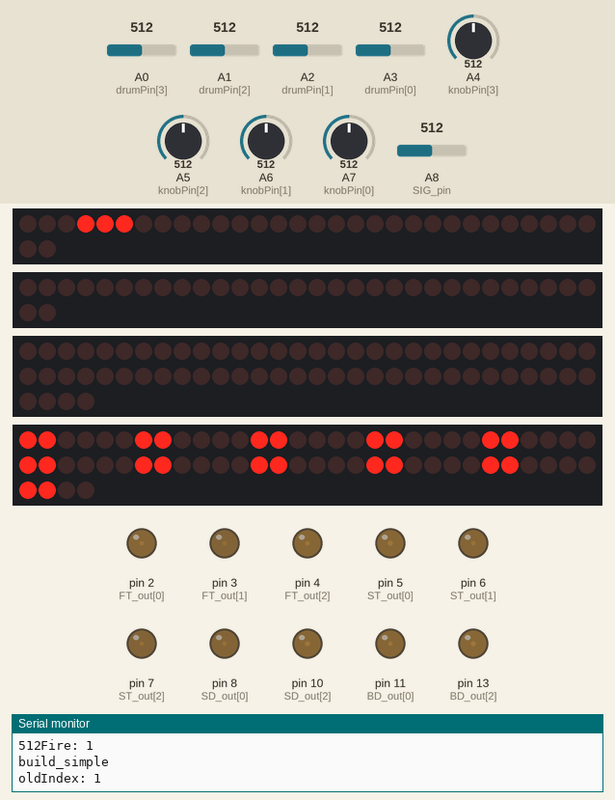
The sketch below on a simulated Arduino Mega 2560, built with avr-gcc and run on an emulated ATmega2560. Shown: 2 × 32 shift-register outputs drawn as a row of LEDs (first output left, lit = HIGH), 2 × 64 shift-register outputs drawn as a row of LEDs (first output left, lit = HIGH), output pins drawn as LEDs (lit = HIGH), the last lines printed to the serial monitor. Wiring (inferred from the names in the program): 2 × 4 × shift register (74HC595): latch pin 53 / latch pin 47; 2 × 8 × shift register (74HC595): latch pin 9 / data pin 49, shift clock pin 46, latch pin 12. Wiring (inferred from the signals the program sends): 4 × row of LEDs: on Q0, Q1, Q2, Q3, Q4, Q5, Q6, Q7, Q8, Q9, Q10, Q11, Q12, Q13, Q14, Q15, Q16, Q17, Q18, Q19, Q20, Q21, Q22, Q23, Q24, Q25, Q26, Q27, Q28, Q29, Q30, Q31 / on Q0, Q1, Q2, Q3, Q4, Q5, Q6, Q7, Q8, Q9, Q10, Q11, Q12, Q13, Q14, Q15, Q16, Q17, Q18, Q19, Q20, Q21, Q22, Q23, Q24, Q25, Q26, Q27, Q28, Q29, Q30, Q31 / on Q0, Q1, Q2, Q3, Q4, Q5, Q6, Q7, Q8, Q9, Q10, Q11, Q12, Q13, Q14, Q15, Q16, Q17, Q18, Q19, Q20, Q21, Q22, Q23, Q24, Q25, Q26, Q27, Q28, Q29, Q30, Q31, Q32, Q33, Q34, Q35, Q36, Q37, Q38, Q39, Q40, Q41, Q42, Q43, Q44, Q45, Q46, Q47, Q48, Q49, Q50, Q51, Q52, Q53, Q54, Q55, Q56, Q57, Q58, Q59, Q60, Q61, Q62, Q63 / on Q0, Q1, Q2, Q3, Q4, Q5, Q6, Q7, Q8, Q9, Q10, Q11, Q12, Q13, Q14, Q15, Q16, Q17, Q18, Q19, Q20, Q21, Q22, Q23, Q24, Q25, Q26, Q27, Q28, Q29, Q30, Q31, Q32, Q33, Q34, Q35, Q36, Q37, Q38, Q39, Q40, Q41, Q42, Q43, Q44, Q45, Q46, Q47, Q48, Q49, Q50, Q51, Q52, Q53, Q54, Q55, Q56, Q57, Q58, Q59, Q60, Q61, Q62, Q63. The inputs (shaded band) are chosen by the test bench; at power-on: A6 (knobPin[1]) = 512, A0 (drumPin[3]) = 512, A1 (drumPin[2]) = 512, A2 (drumPin[1]) = 512, A3 (drumPin[0]) = 512, A4 (knobPin[3]) = 512, A5 (knobPin[2]) = 512, A7 (knobPin[0]) = 512, A8 (SIG_pin) = 512. Random numbers use the default seed unless the sketch sets one; pins used as bus, display or sensor lines are not drawn.

Above: at 6.35 s.
6.6 s: A6 (knobPin[1]) set to 30
At 7.97 s:
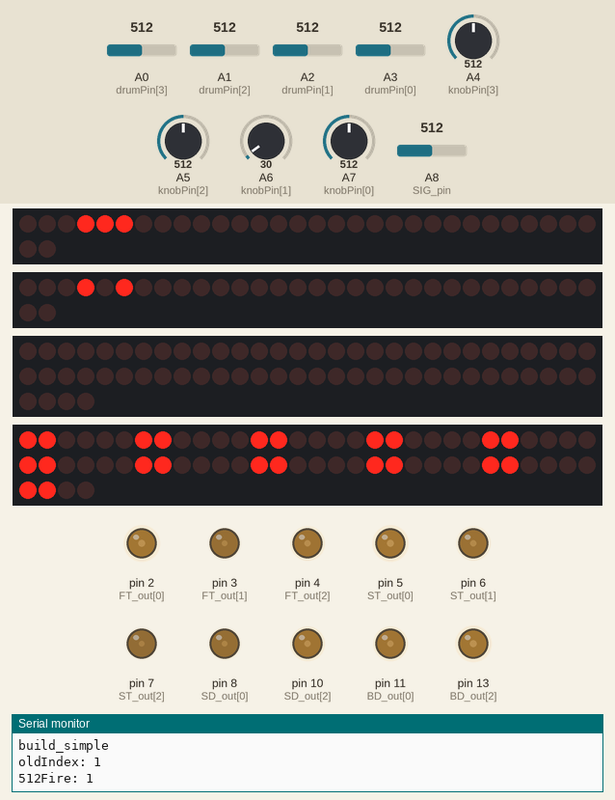
9.5 s: A0 (drumPin[3]) set to 30
At 11.16 s:
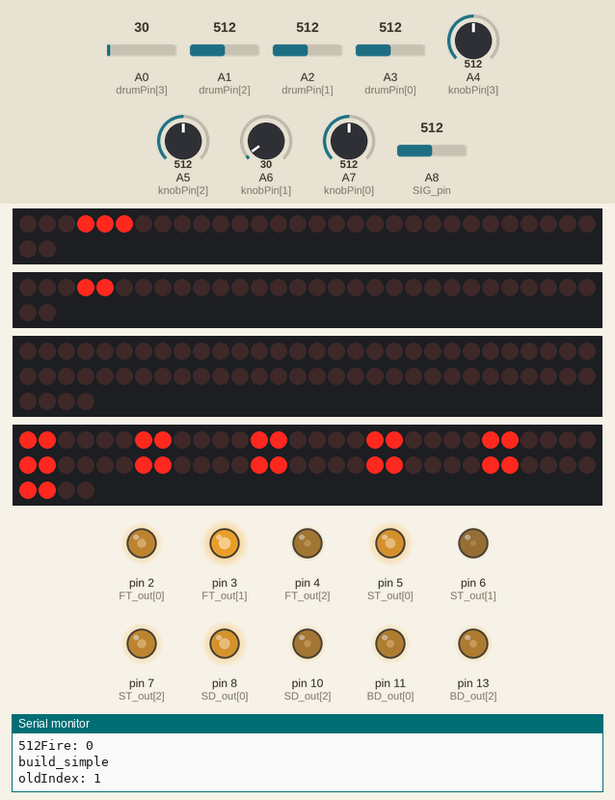
11.3 s: A1 (drumPin[2]) set to 30
At 16.94 s:
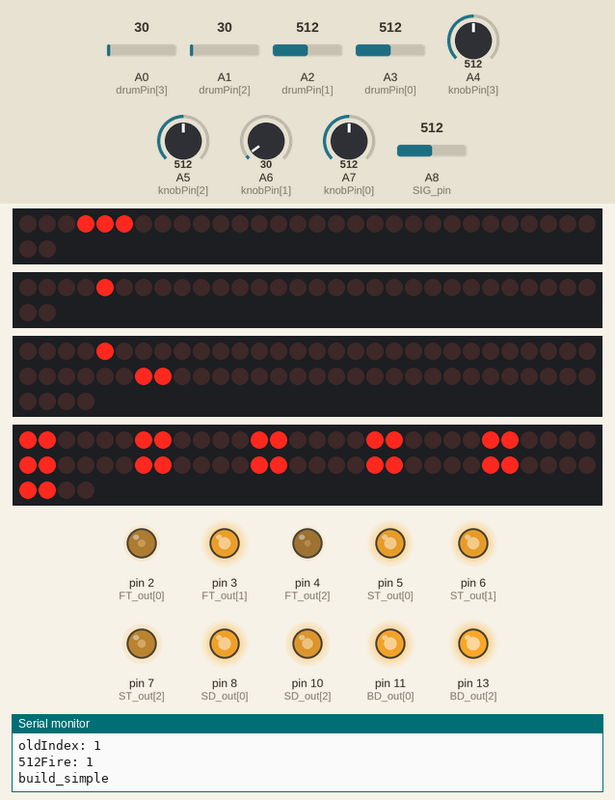
Timing chart, 0 to 19.0 s (numbered marks = the images above; inputs shaded):
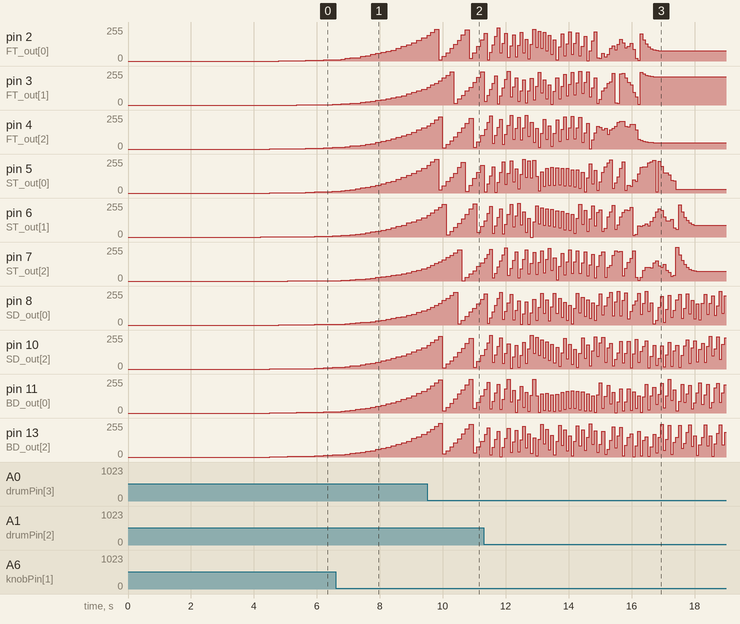

The sketch:

BAM.ino
```cpp
//  MINI-LIBRARY: BAM v1.0
//  by David Mayman
//  3/9/2013
//
//  Lot of code from:
//  Created 22 May 2009
//  Created 23 Mar 2010
//  by Tom Igoe
//
//  This code drives leds using daisy chained 595 shiftregisters.
//
//  IMPLEMENTATION
//
//  BAM_Initialize() - MUST BE CALLED in setup()
//
//  setAllChannelsTo(val) does just that
//
//  setChannel(channel, val) does just that
//
//  setChannels(channels[], length) - this accepts an array of all the channels
//  (or of the first however many) and the array length and sets those channels


#include <SPI.h>
#include <TimerThree.h>


//
// Pins on arduino mega
//
//Pin connected to latch pin (ST_CP) of 74HC595
const int latchPin = 53;
//Pin connected to clock pin (SH_CP) of 74HC595
const int clockPin = 52;
////Pin connected to Data in (DS) of 74HC595
const int dataPin = 51;

//
// constants
//
#define PWM_FREQ 100 // hz
#define PWM_STEPS 256 // PWM resolution - set to 256 when using bam
#define BAM_STEPS 8 // how many times BAM updates are done each cycle
#define TICKER_STEP 256/PWM_STEPS
#define NUM_SHIFT_REGS 4
#define NUM_CHANNELS NUM_SHIFT_REGS*8


//
// Global variables
//
// holds the current pwm values of pins to be sent by interrupt
volatile unsigned char pwmValues[NUM_CHANNELS];
volatile byte bamLookup[BAM_STEPS*NUM_SHIFT_REGS]; // precalculate the bytes to send every time the PWM values change
volatile byte pwmLookup[PWM_STEPS*NUM_SHIFT_REGS];// precalculate the bytes to send to 595 for pwm


/*
  Precalculate the bytes to send for each time slice. Call everytime you update or change
  pwmvalues.

*/
void precalcBamBytes() {
  byte bytesToSend[NUM_SHIFT_REGS];

  for(int slice=0;slice<BAM_STEPS;slice++) {
    unsigned char sliceMask = (1 << slice);
    // generate one byte per register
    for(unsigned char regNo = 0 ;regNo<NUM_SHIFT_REGS;regNo++) {
      bytesToSend[regNo]  = 0;
      // loop bits of each register
      for(unsigned char ch = 0;ch<8;ch++){
        // test if the pwm value has the current slicebit 1
        if( (pwmValues[regNo*8+ch] & sliceMask) == sliceMask) {
          // turn on channel 0-7
          bytesToSend[regNo] |= (1 << ch);
        }

      }
      bamLookup[slice*NUM_SHIFT_REGS + regNo] = bytesToSend[regNo];
    }

  }

}


// the current data that has last been sent to shift registers
//byte *shiftRegValues;

// interrupt counter
volatile byte ticker = 0;


void BAM_initialize() {
  //set pins to output because they are addressed in the main loop
  pinMode(latchPin, OUTPUT);
  pinMode(dataPin, OUTPUT);
  pinMode(clockPin, OUTPUT);


  // serial communication to 595s
  SPI.begin();
  SPI.setClockDivider(SPI_CLOCK_DIV2);

  // Activate the interrupt
  // calculate how many times per sec the ISR ISR is called
  // to get the requested pwm frequency
  Timer3.initialize(1000000/PWM_FREQ/PWM_STEPS); // Timer for updating pwm pins
  Timer3.attachInterrupt(iUpdateBAM3);

}


/*
  Sends a byte array using SPI to 595 shift registers
*/
void sendSPI(volatile byte *valuesToSend, int from, int to) {
  // latch off
  digitalWrite(latchPin, LOW);
  // send bytes the last register first
  for(int i = to-1; i>=from;i--) {
    SPI.transfer(valuesToSend[i]);
  }
   // latch on
  digitalWrite(latchPin, HIGH);
}


void setAllChannelsTo(byte duty) {
  for(int i = 0;i<NUM_CHANNELS;i++) {
    pwmValues[i] = duty;
  }
  precalcBamBytes();
}

void setChannel(int ch,byte duty) {
  pwmValues[ch] = duty;
  precalcBamBytes();
}
void setChannels(byte channelsArray[], int n) {
  for (int i=0; i<n; i++){
    pwmValues[i] = channelsArray[i];
  }
  precalcBamBytes();
}


/*

  Bit Angle modulation. Faster version that uses precalculated data for each slice.
  Mighty fast compared to the other version.

  This version also divides
  the bits 6 and 7 to 32 tick slices to smoothen the transitions over 126->127


*/
void iUpdateBAM3() {
  // update ticker and reset if rolls over
  ticker++;
  if(ticker > PWM_STEPS) {
    ticker = 0;
  }

  // find out timeslice startpoint we are at
  unsigned char slice;
  if(ticker == 0) {
    slice = 0;
  }
  else if(ticker == 1) {
    slice = 1;
  }
  else if(ticker == 3) {
    slice = 2;
  }
  else if(ticker == 7) {
    // B3 - 8 long
    slice = 3;
  }
  else if(ticker == 15) {
    // B5 - 32 long
    slice = 5;
  }
  else if(ticker == 47) {
    // B4 - 16
    slice = 4;
  }
  else if(ticker == 63) {
    // B7A - 32 long
    slice = 7;
  }
  else if(ticker == 95) {
    // B6A - 32 long
    slice = 6;
  }
  else if(ticker == 127) {
    // B7B - 32 long
    slice = 7;
  } else if(ticker == 159) {
    // B6B - 32 long
    slice = 6;
  }else if(ticker == 191) {
    // B7C - 32 long
    slice = 7;
  } else if(ticker == 223) {
    // B7D - 32 long
    slice = 7;
  }

  else {
    // no actions required
    return;
  }

  // update registers. The lookup table is recalculated always when setting pwm values.
  sendSPI(bamLookup,slice*NUM_SHIFT_REGS,slice*NUM_SHIFT_REGS + NUM_SHIFT_REGS);


}
```

LIGHT_UPS_v0_1.ino
```cpp
//  LIGHT_UPS v0.1
//  by David Mayman
//  3/12/2013
//
//  This code drives the custom build drum LIGHT_UPS machine.
//
//  It requires the following libraries:
//  StackArray -- Timer 3 -- SPI
//
//  It requires the following mini-libraries:
//  BAM -- MUX -- MultiButtonDebounce
//


/*----------------------------------*/
/*-----------DECLARATION------------*/
/*----------------------------------*/

#define MAX_FADE_TIME 5000 //in ms -- this value is changeable
#define RESOLUTION 10 // in ms -- how often the lights are changed
#define MAXSTACKLENGTH (MAX_FADE_TIME / RESOLUTION)

//stack definitions
byte BD_rgb_stack[MAXSTACKLENGTH][3];
byte SD_rgb_stack[MAXSTACKLENGTH][3];
byte ST_rgb_stack[MAXSTACKLENGTH][3];
byte FT_rgb_stack[MAXSTACKLENGTH][3];

int BD_index=0;
int SD_index=0;
int ST_index=0;
int FT_index=0;

int BD_total=0;
int SD_total=0;
int ST_total=0;
int FT_total=0;

//declare build function prototypes (because of referenced attribute)
void build_simple(byte (&drumArray)[MAXSTACKLENGTH][3], int &index, int &total, int reading);


//declare knobs analog input pins
int knobPin[] = {A7, A6, A5, A4};
int knobs[4];

//declare drum input pins
int drumPin[] = {A3, A2, A1, A0};

//declare drum output pins
int BD_out[] = {11,12,13}; //rgb
int SD_out[] = {8,9,10}; //rgb
int ST_out[] = {5,6,7}; //rgb
int FT_out[] = {2,3,4}; //rgb

//drum trigger threshold
int hitThreshold = 400;

//attack, release
#define ATTACK_MAX 1500
#define RELEASE_MAX 3500
int attk = 0;
int rls = 0;
int attkVal = attk/RESOLUTION;
int rlsVal = rls/RESOLUTION;

//for MultiButtonDebounce mini-library:
byte buttons[] = {0, 1, 2, 3, 4, 5, 6, 7, 8, 9, 10, 11, 12, 50}; // the analog 0-5 pins are also known as 14-19
// This handy macro lets us determine how big the array up above is, by checking the size
#define NUMBUTTONS sizeof(buttons)
// we will track if a button is just pressed, just released, or 'currently pressed'
byte pressed[NUMBUTTONS], justpressed[NUMBUTTONS], justreleased[NUMBUTTONS];


/*----------------------------------*/
/*--------INITIALIZATION------------*/
/*----------------------------------*/

void setup(){
 Serial.begin(9600);

 MUX_initialize();
 BAM_initialize();

 for (int i=0; i<3; i++){
   pinMode(BD_out[i], OUTPUT);
   pinMode(SD_out[i], OUTPUT);
   pinMode(ST_out[i], OUTPUT);
   pinMode(FT_out[i], OUTPUT);
 }

 for (int j=0; j<27; j=j+3){
   setChannel(j,255);
   setChannel(j+1,255);
   setChannel(j+2,255);
   delay(5);
  setChannel(j,0);
   setChannel(j+1,0);
   setChannel(j+2,0);
   delay(5);
 }

 for (int j=22; j<45; j++){
   digitalWrite(j,HIGH);
   delay(5);
 }

 setAllChannelsTo(0);
}

void check_switches_test(){
  int temp = readMux(1);
 if (temp > 1){
  Serial.println(temp);
 }
}

void loop(){


/*----------------------------------*/
/*--------------THE ASK-------------*/
/*----------------------------------*/
debug();
check_switches();
check_knobs();
//analyze();
check_drums();
execute();


} // end loop()


void check_knobs(){
  for (int i=0; i<4; i++){
    knobs[i] = analogRead(knobPin[i]);
  }

  attk = mapf(knobs[0], 0, 1024, 0, ATTACK_MAX);
  rls = mapf(knobs[1], 0, 1024, 1, RELEASE_MAX);


   attkVal = ceil(float(attk)/RESOLUTION);
   rlsVal = ceil(float(rls)/RESOLUTION);


}

void check_drums(){
  for (byte i = 0; i<4; i++){
    int reading = analogRead(drumPin[i]);

     if (reading > hitThreshold){
       Serial.print(reading);
       fire(i, reading);
     }
  }
  //DEBUG
  if (justpressed[1]){
    fire(1,1024);
  }
}
int checkIndex(int &index){
  if (index >= MAXSTACKLENGTH){
    index=MAXSTACKLENGTH;
  } else {
    index++;
  }
}
void showDrumArray(byte (&array)[MAXSTACKLENGTH][3]){ //debug
   Serial.println(SD_total);
  for (int i=0; i<SD_total; i++){
     for (int j=0; j<1; j++){
    if (j==0){ Serial.print("R");}
    else if (j==1){ Serial.print("G");}
    else if (j==2){ Serial.print("B");}
    Serial.print(i);
    Serial.print(": ");
    Serial.println(array[i][j]);
     }
  }
}

void fire(byte drum, int reading){
  Serial.print("Fire: ");
  Serial.println(drum);
    //if switches are active...etc.
     if (drum==0){
      build_simple(BD_rgb_stack, BD_index, BD_total, reading);
    } else if (drum==1){
      build_simple(SD_rgb_stack, SD_index, SD_total, reading);
    } else if (drum==2){
      build_simple(ST_rgb_stack, ST_index, ST_total, reading);
    } else if (drum==3){
      build_simple(FT_rgb_stack, FT_index, FT_total, reading);
    }

}


void build_simple(byte (&drumArray)[MAXSTACKLENGTH][3], int &index, int &total, int reading){
  //builds a simple stack
  Serial.println("build_simple");
  //clear old values
  int oldIndex = index;
  int oldTotal = total;
  index = 0;
  //memset(drumArray, 0, sizeof(drumArray[0][0]) * MAXSTACKLENGTH * 3);

  Serial.print("oldIndex: ");
  Serial.println(oldIndex);

  //start building
  float A=0;
  float B=255;
  float rando[] = {float(random(0,100))/100, float(random(0,100))/100, float(random(0,100))/100};

  /*while (rando[0]+rando[1]+rando[2] < 1.5){
    rando[0] = float(random(0,100))/100;
    rando[1] = float(random(0,100))/100;
    rando[2] = float(random(0,100))/100;
  }*/

  total = attkVal + rlsVal;

  for (int i=0; i<=(attkVal + rlsVal); i++){
    float x;
    float z[3]; //attack add variable
    int attkAdd[3];
    //attack
    if (attkVal > 0 && i<=attkVal){
      float v = i / float(attkVal);
      v = v*v*v;
      x = (B * v) + (A * (1 - v));

      for (int j=0; j<3; j++){
        float v2 = (oldIndex+i) / float(oldTotal);
        v = 1 - (1 - v) * (1 - v)* (1 - v)* (1 - v);
        z[0] = (A * v) + (drumArray[oldIndex][j] * (1 - v));


      }

      attkAdd[0] = drumArray[oldIndex+i][0];
      attkAdd[1] = drumArray[oldIndex+i][1];
      attkAdd[2] = drumArray[oldIndex+i][2];


    //  Serial.print("attack: ");
    //  Serial.println(x);
    }

    //release

    if (rlsVal > 0 && i>attkVal){
      float v = (i-attkVal) / float(rlsVal);
      v = 1 - (1 - v) * (1 - v)* (1 - v)* (1 - v);
      x = (A * v) + (B * (1 - v));

      if (rls==1  && i>attkVal){ x = 0; } //creates mandatory end 0 value
    }

    drumArray[i][0] = int((float(x)*rando[0])+attkAdd[0]); //R
    drumArray[i][1] = int((float(x)*rando[1])+attkAdd[1]); //G
    drumArray[i][2] = int((float(x)*rando[2])+attkAdd[2]); //B
  }
    //end stack
}


void execute(){
  //execute one value of each stack
  static long lastExecuted;

  //check timer
  if (millis() < lastExecuted) {
     // we wrapped around, lets just try again
     lastExecuted = millis();
  }

  if ((lastExecuted + RESOLUTION) > millis()){
    //not enough time has passed to execute again
    return;
  }

    lastExecuted = millis(); //reset timer

  //execute

 for (int i=0; i<3; i++){
  analogWrite(BD_out[i], BD_rgb_stack[BD_index][i]);
  analogWrite(SD_out[i], SD_rgb_stack[SD_index][i]);
  analogWrite(ST_out[i], ST_rgb_stack[ST_index][i]);
  analogWrite(FT_out[i], FT_rgb_stack[FT_index][i]);

  //DEBUG
  //Serial.println(BD_rgb_stack[BD_index][i]);
  setChannel(i+3, BD_rgb_stack[BD_index][i]);
}
  if (BD_index >= BD_total){
    BD_index = BD_total;
  } else {
    BD_index++;
  }
  if (SD_index >= SD_total){
    SD_index = SD_total;
  } else {
    SD_index++;
  }
  if (ST_index >= ST_total){
    ST_index = ST_total;
  } else {
    ST_index++;
  }
  if (FT_index >= FT_total){
    FT_index = FT_total;
  } else {
    FT_index++;
  }

 // Serial.print("BD_index: ");
 // Serial.println(BD_index);


}


void debug(){ //debug actions

    if (justreleased[2]){
    showDrumArray(SD_rgb_stack);
  }

  if (justreleased[0]){ //repeat stack
    BD_index=0;
    SD_index=0;
    ST_index=0;
    FT_index=0;
  }

  if (justpressed[3]){
  float totalTime = (((attk+rls)/2)*MAX_FADE_TIME);
  int attkTime = int(totalTime*(1/(attk+rls)*attk));
  int rlsTime = int(totalTime*(1/(attk+rls)*rls));
      Serial.print("attk: ");
     Serial.println(attk);
     Serial.print("rls: ");
     Serial.println(rls);
      Serial.print("totaltime: ");
     Serial.println(totalTime);
       Serial.print("attacktime: ");
     Serial.println(attkTime);
    Serial.print("releasetime: ");
     Serial.println(rlsTime);
}

}
```

MUX.ino
```cpp
//  MINI-LIBRARY: MUX v1.0
//  by David Mayman
//  3/9/2013
//
//  IMPLEMENTATION
//  This code drives the multiplexer and allows for easy reading of its values.
//
//  MUX_initialize() - MUST BE CALLED in setup()
//
//  Call readMux(pin) to return value on multiplexer


//Mux control pins
int s0 = 46;
int s1 = 47;
int s2 = 48;
int s3 = 49;

//Mux in "SIG" pin
int SIG_pin = 8;

int total = 13;
int loopCount = 0;
int leader = -1;
int leaderVal = 0;
int cooldown = 100;
int cooldownCount = 100;

void MUX_initialize(){
  pinMode(s0, OUTPUT);
  pinMode(s1, OUTPUT);
  pinMode(s2, OUTPUT);
  pinMode(s3, OUTPUT);

  digitalWrite(s0, LOW);
  digitalWrite(s1, LOW);
  digitalWrite(s2, LOW);
  digitalWrite(s3, LOW);
}

int readMux(int channel){
  int controlPin[] = {s0, s1, s2, s3};

  int muxChannel[16][4]={
    {0,0,0,0}, //channel 0
    {1,0,0,0}, //channel 1
    {0,1,0,0}, //channel 2
    {1,1,0,0}, //channel 3
    {0,0,1,0}, //channel 4
    {1,0,1,0}, //channel 5
    {0,1,1,0}, //channel 6
    {1,1,1,0}, //channel 7
    {0,0,0,1}, //channel 8
    {1,0,0,1}, //channel 9
    {0,1,0,1}, //channel 10
    {1,1,0,1}, //channel 11
    {0,0,1,1}, //channel 12
    {1,0,1,1}, //channel 13
    {0,1,1,1}, //channel 14
    {1,1,1,1}  //channel 15
  };

  //loop through the 4 sig
  for(int i = 0; i < 4; i ++){
    digitalWrite(controlPin[i], muxChannel[channel][i]);
  }

  //read the value at the SIG pin
  int val = analogRead(SIG_pin);

  //return the value
  return val;
}
```

MultiButtonDebounce.ino
```cpp
//  MINI-LIBRARY: MultiButtonDebounce v1.0
//  by David Mayman
//  3/11/2013
//
//  IMPLEMENTATION
//  Call check_switches() to assign appropriate boolean values to the arrays:
//  pressed[], justpressed[], justreleased[]

#define DEBOUNCE 5  // button debouncer, how many ms to debounce, 5+ ms is usually plenty

int thresh = 800;
int lowThresh = 300;

void check_switches()
{
  static byte previousstate[NUMBUTTONS];
  static byte currentstate[NUMBUTTONS];
  static long lastReleased;
  int tempThresh;
  byte index;
  pinMode(50, INPUT);

  for (index = 0; index < NUMBUTTONS; index++) {
    justpressed[index] = 0;       // when we start, we clear out the "just" indicators
    justreleased[index] = 0;
    if (buttons[index] > 15){ // not within MUX analog ins
        if (digitalRead(buttons[index]) == HIGH){   // read the button
         currentstate[index] = HIGH;
      } else {
        currentstate[index] = LOW;
      }
    } else { // is within MUX analog ins
      if (index==0){ // adjust threshold for channel 0
        tempThresh = lowThresh;
      } else {
        tempThresh = thresh;
      }
      if (readMux(buttons[index]) > tempThresh){   // read the button
        //Serial.print("raw hit ");
         currentstate[index] = HIGH;
      } else {
        currentstate[index] = LOW;
      }
    }

    if (currentstate[index] == previousstate[index]) {
      if ((pressed[index] == LOW) && (currentstate[index] == HIGH)) {
          // just pressed
          justpressed[index] = 1;
      }
      else if ((pressed[index] == HIGH) && (currentstate[index] == LOW)) {
          // just released
          if (lastReleased + DEBOUNCE < millis()){
            justreleased[index] = 1;
          }
          lastReleased = millis();
      }
      pressed[index] = currentstate[index];
    }
    //Serial.println(pressed[i], DEC);
    previousstate[index] = currentstate[index];   // keep a running tally of the buttons
  }
}


/*void loop() {
  check_switches();      // when we check the switches we'll get the current state

  for (byte i = 0; i < NUMBUTTONS; i++)  {
     if (justpressed[i]) {
      Serial.print(buttons[i], DEC);
      Serial.println(" Just pressed");
      // remember, check_switches() will CLEAR the 'just pressed' flag
    }
    if (justreleased[i]) {
      Serial.print(buttons[i], DEC);
      Serial.println(" Just released");
      // remember, check_switches() will CLEAR the 'just pressed' flag
    }
    if (pressed[i]) {
      Serial.print(buttons[i], DEC);
      Serial.println(" pressed");
      // is the button pressed down at this moment
    }
  }
 */
```

mapf.ino
```cpp
//function to map a float rather than integer

float mapf(float x, float in_min, float in_max, float out_min, float out_max)
{
  return (x - in_min) * (out_max - out_min) / (in_max - in_min) + out_min;
}
```
